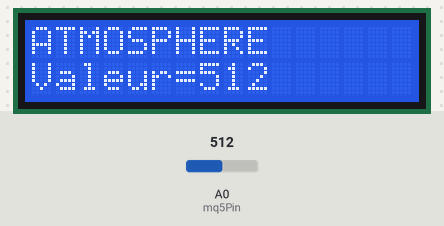
Bench run of a sketch on a simulated Arduino Uno, built with avr-gcc and run on an emulated ATmega328P. Shown: 16×2 character LCD. Inputs (shaded band) come from the test bench; at power-on: A0 (mq5Pin) = 512.

Above: at 1.2 s.
1.3 s: A0 (mq5Pin) set to 716
At 2.5 s:
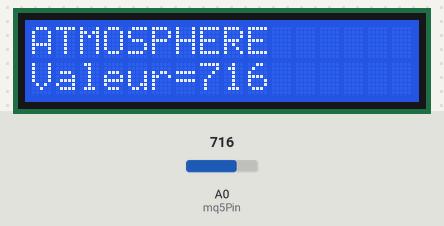
3.5 s: A0 (mq5Pin) set to 900
At 5.2 s:
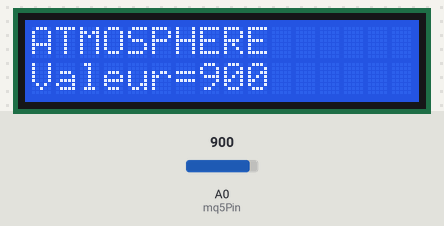
5.5 s: A0 (mq5Pin) set to 1023
At 7.2 s:
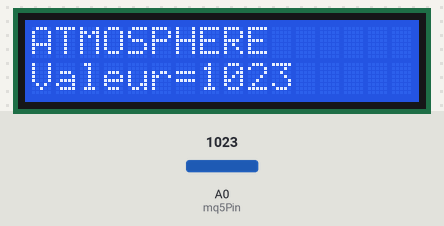
Timing chart, 0 to 8.7 s (numbered marks = the images above; inputs shaded):
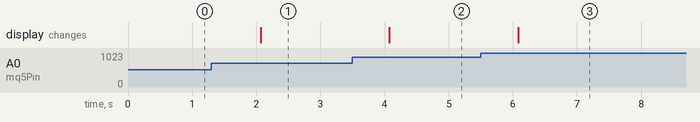

Measured:
- after the input at 1.3 s, the display: changes after 0.77 s (image 1)
- after the input at 3.5 s, the display: changes after 0.58 s (image 2)
- after the input at 5.5 s, the display: changes after 0.58 s (image 3)

The sketch:

MQ5.ino
```cpp
#include <LiquidCrystal.h>
LiquidCrystal lcd(12, 11, 5, 4, 3, 2);

int mq5Pin = A0;
int mq5Value = 0;


void setup() {
   lcd.begin(16, 2);
   lcd.print("ATMOSPHERE");


}

void loop() {
  mq5Value = analogRead(A0);
  lcd.setCursor(0,1);
  lcd.print("Valeur=");
  lcd.print(mq5Value);
  delay(1000);
  lcd.print("");
  delay(1);

}
```
